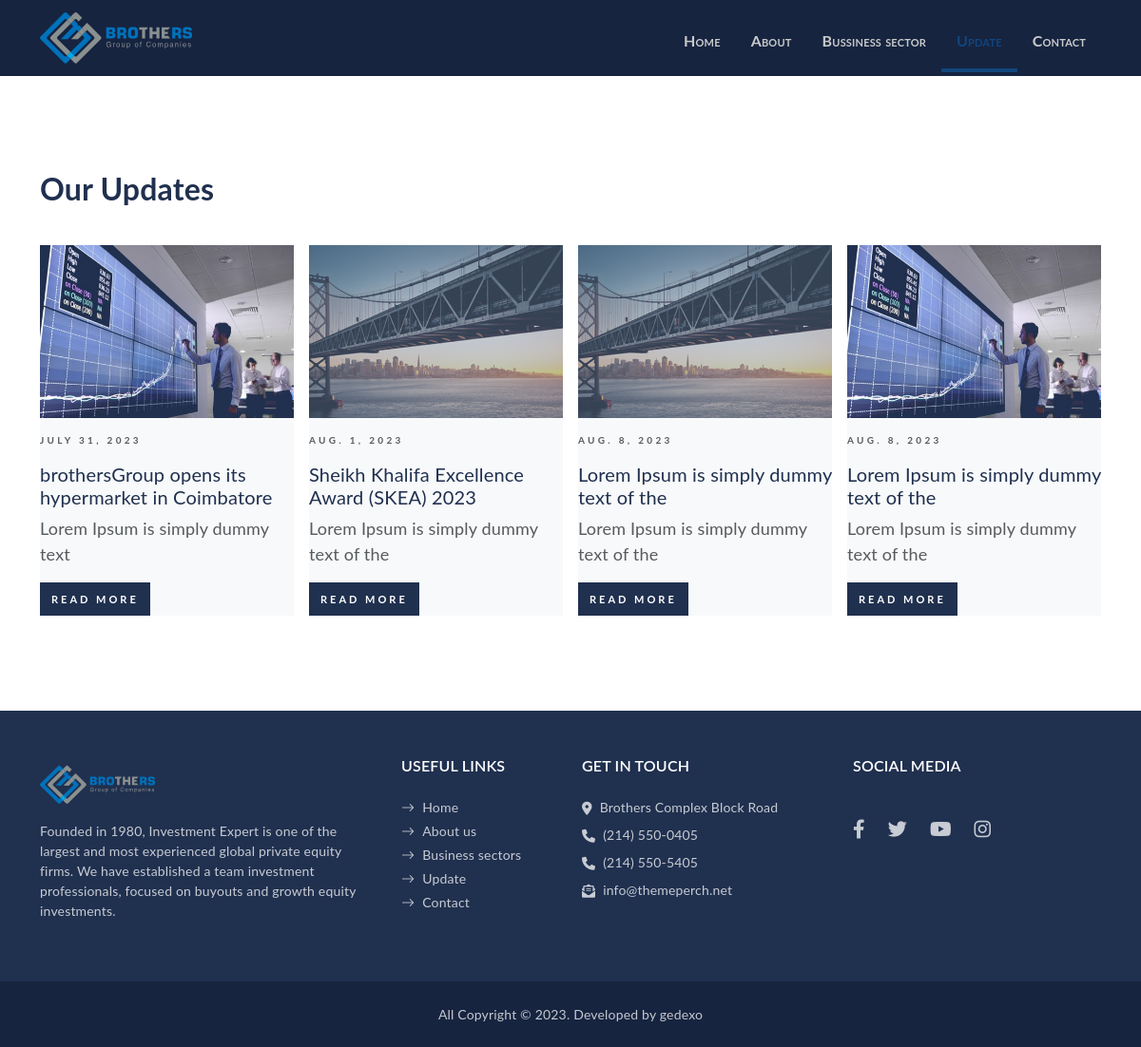
The page /update/ on the database its author committed.
### web/models.py (models this page shows, shortened)
class Update(models.Model):
    title = models.CharField(max_length=300)
    description = models.TextField()
    date = models.DateField()
    user = models.CharField(max_length=20)
    comment = models.CharField(max_length=10)
    posted = models.CharField(max_length=10)
    image = models.ImageField(upload_to="image")
    summary = models.TextField()

### web/views.py (the view)
# urls.py: path("update/", views.update, name="update"),
def update(request):
    update = Update.objects.all()
    context = {"update": update, "is_update": True}
    return render(request, "web/update.html", context)

### templates/web/update.html (shortened to what this page needs)
{% extends 'web/partials/base.html' %}
{% load static %}
{% block content %}
<!DOCTYPE html>
<html lang="en">
  <body>
    <section class="news-section py-100">
      <div class="container">
        <h1 class=" fw-bold fs-2 mb-10 pb-30">Our Updates</h1>
        <div class="row gx-3 gy-30">
          {% for update in update %}
          <div class="col-lg-3">
            <div class="card">
              <div class="image-scale">
                  <a href="" class="">
                      <img src="{{update.image.url}}" alt="Eco"
                          class="img-fluid">
                  </a>
              </div>
              <div class="card-body p-0">
                  <p class="fw-bold normal-small text-uppercase text-muted pt-3">{{update.date}}</p>
                  <h5 class="card-title fw-normal mb-2">{{update.title}}
                  </h5>
                  <p class=" text-muted">{{update.description}}</p>
                  <a href="{% url 'web:update_detail' update.id %}" class="btn btn-sm lamiz-pading-btn btn-secondary">read more</a>
              </div>
          </div>
          </div>
          {% endfor %}
        </div>
      </div>
    </section>
  </body>
</html>
{% endblock %}

### rows shown on the page
Update: image (picture), date "JULY 31, 2023", title "brothersGroup opens its hypermarket in Coimbatore", description "Lorem Ipsum is simply dummy text"
Update: image (picture), date "AUG. 1, 2023", title "Sheikh Khalifa Excellence Award (SKEA) 2023", description "Lorem Ipsum is simply dummy text of the"
Update: image (picture), date "AUG. 8, 2023", title "Lorem Ipsum is simply dummy text of the", description "Lorem Ipsum is simply dummy text of the"
Update: image (picture), date "AUG. 8, 2023", title "Lorem Ipsum is simply dummy text of the", description "Lorem Ipsum is simply dummy text of the"
